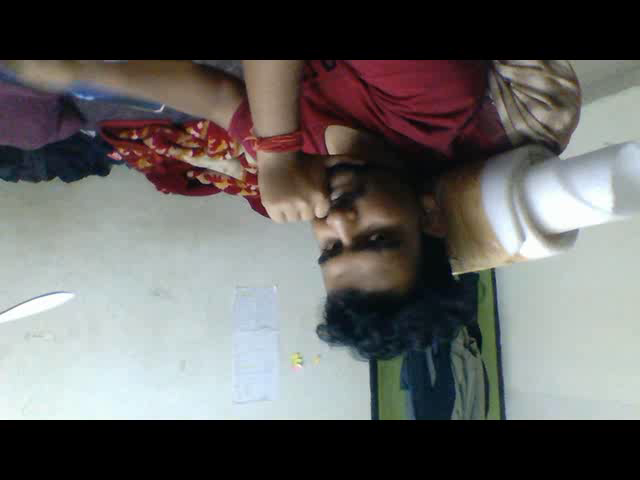
#> input picture frame 0 of output.avi, 640 x 480 px, given in place of the camera
$ jupyter execute Untitled.ipynb
#> lines starting #> are read from the running program, lines starting #| are printed output that depends on the picture; after the words box and inside, x2 and y2 are one past the last pixel; in counts of white or black regions, pixels touching at a corner belong together; pictures that were not available may be replaced by others from this repository, and a replacement may not be noted
[cell 1]
import cv2
import pandas
import numpy

[cell 2]
# Capturing the image

cap = cv2.VideoCapture(0)

# Define the codec and create VideoWriter object
fourcc = cv2.VideoWriter_fourcc(*'XVID')
out = cv2.VideoWriter('output.avi',fourcc, 20.0, (640,480))

while(cap.isOpened()):
    ret, frame = cap.read()
#> frame is the input picture: shape (480, 640, 3); mean B, G, R 98.7, 100.1, 101.1
    if ret==True:
        frame = cv2.flip(frame,0)
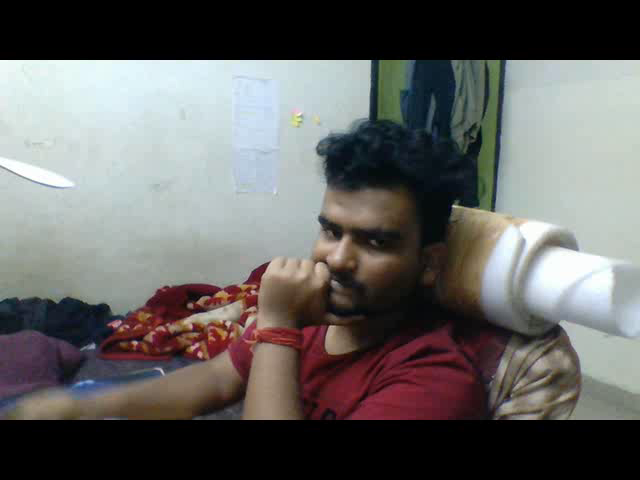
#> frame: shape (480, 640, 3); mean B, G, R 98.7, 100.1, 101.1

        # write the flipped frame
        out.write(frame)

        cv2.imshow('frame',frame)
        if cv2.waitKey(1) & 0xFF == ord('q'):
#> (key q is pressed here)
            break
    else:
        break

# Release everything if job is finished
cap.release()
out.release()
cv2.destroyAllWindows()

[cell 3]
cap = cv2.VideoCapture('output.mp4')
frame_width = int( cap.get(cv2.CAP_PROP_FRAME_WIDTH))

frame_height =int( cap.get( cv2.CAP_PROP_FRAME_HEIGHT))

fourcc = cv2.VideoWriter_fourcc('X','V','I','D')

out = cv2.VideoWriter("outpu.avi", fourcc, 5.0, (1280,720))

ret, frame1 = cap.read()
ret, frame2 = cap.read()
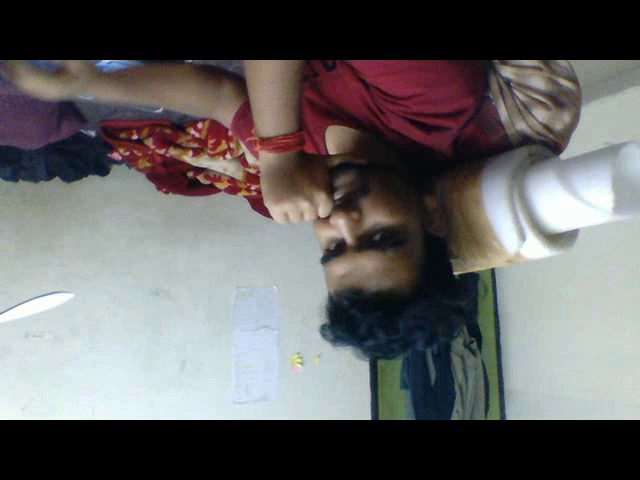
#> input picture frame 1 of output.avi, 640 x 480 px, given in place of output.mp4, which was not available
#> frame2 is the input picture: shape (480, 640, 3); mean B, G, R 100.3, 100.4, 101.5
print(frame1.shape)
#| (480, 640, 3)
while cap.isOpened():
    diff = cv2.absdiff(frame1, frame2)
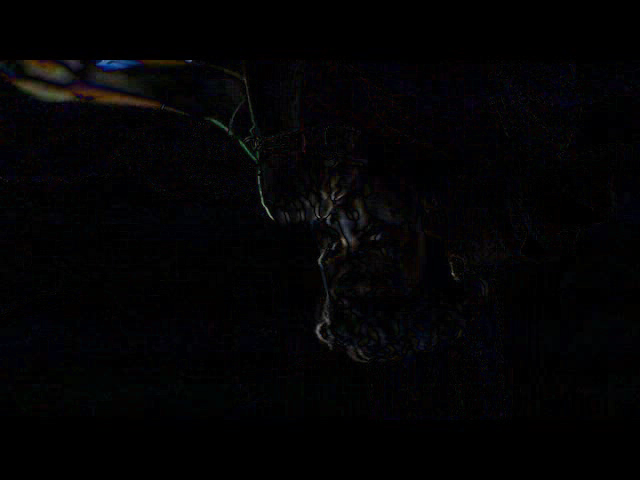
#> diff: shape (480, 640, 3); mean B, G, R 4.1, 3.1, 3.4
    gray = cv2.cvtColor(diff, cv2.COLOR_BGR2GRAY)
    blur = cv2.GaussianBlur(gray, (5,5), 0)
    _, thresh = cv2.threshold(blur, 20, 255, cv2.THRESH_BINARY)
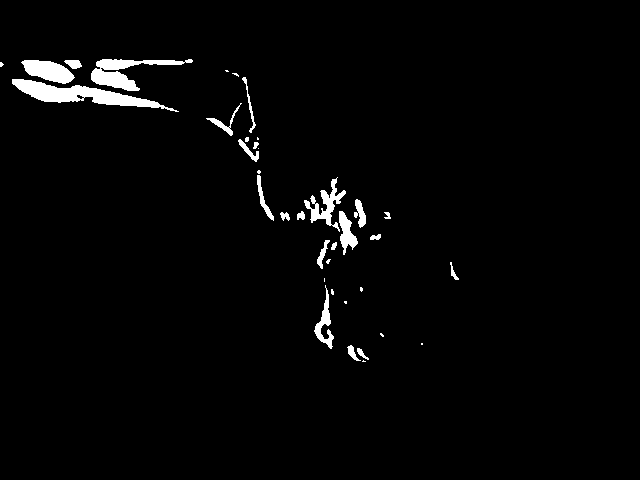
#> thresh: shape (480, 640); 2.3% white; 37 white regions (15 under 20 px), largest, box (x1, y1, x2, y2) and area: (12, 79, 179, 112) 1878, (91, 59, 193, 91) 1204, (21, 60, 75, 84) 801
    dilated = cv2.dilate(thresh, None, iterations=3)
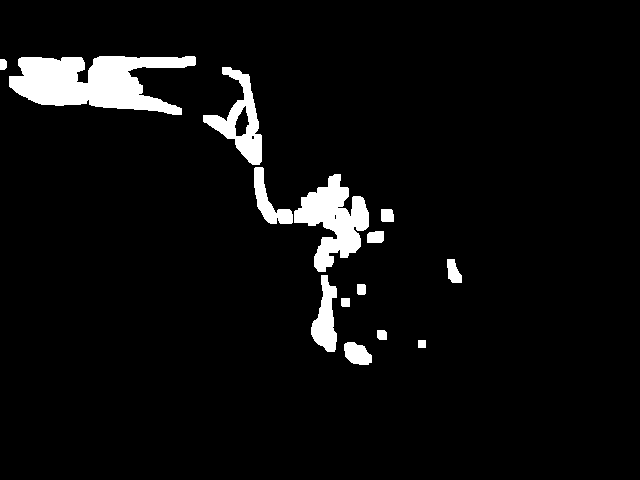
#> dilated: shape (480, 640); 5.2% white; 14 white regions
    contours, _ = cv2.findContours(dilated, cv2.RETR_TREE, cv2.CHAIN_APPROX_SIMPLE)
#> contours = 17 contours, 2 with area under 20; largest, box (x1, y1, x2, y2) and area: (9, 56, 196, 115) 6460, (294, 174, 369, 272) 3479, (203, 67, 262, 165) 2226, (311, 275, 337, 352) 1095, (254, 167, 293, 224) 802

    for contour in contours:
        (x, y, w, h) = cv2.boundingRect(contour)

        if cv2.contourArea(contour) < 900:
            continue
        cv2.rectangle(frame1, (x, y), (x+w, y+h), (0, 255, 0), 2)
        cv2.putText(frame1, "Status: {}".format('Movement'), (10, 20), cv2.FONT_HERSHEY_SIMPLEX,
                    1, (0, 0, 255), 3)
#> this loop made 17 passes
#> (x, y, w, h) on passes 1, 3, 4, 5, 6, 7, 8, 9, 10, 11, 12, 13: (344, 342, 28, 23), (377, 330, 10, 10), (341, 298, 9, 9), (357, 284, 9, 11), (311, 275, 26, 77), (447, 259, 15, 24), (367, 231, 17, 12), (381, 209, 13, 13), (294, 174, 75, 98), (334, 214, 3, 6), (254, 167, 39, 57), (203, 67, 59, 98)
#> (contour, x, y, w, h) on pass 2: ([[418, 340], [418, 347], [425, 347], [425, 340]], 418, 340, 8, 8)
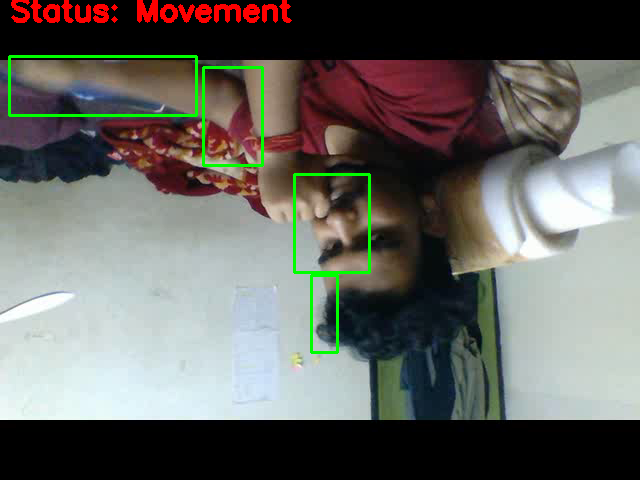
#> frame1: shape (480, 640, 3); 2.33% of pixels changed, all inside (x1, y1, x2, y2) = (8, 0, 371, 354)

    #cv2.drawContours(frame1, contours, -1, (0, 255, 0), 2)

    image = cv2.resize(frame1, (1280,720))
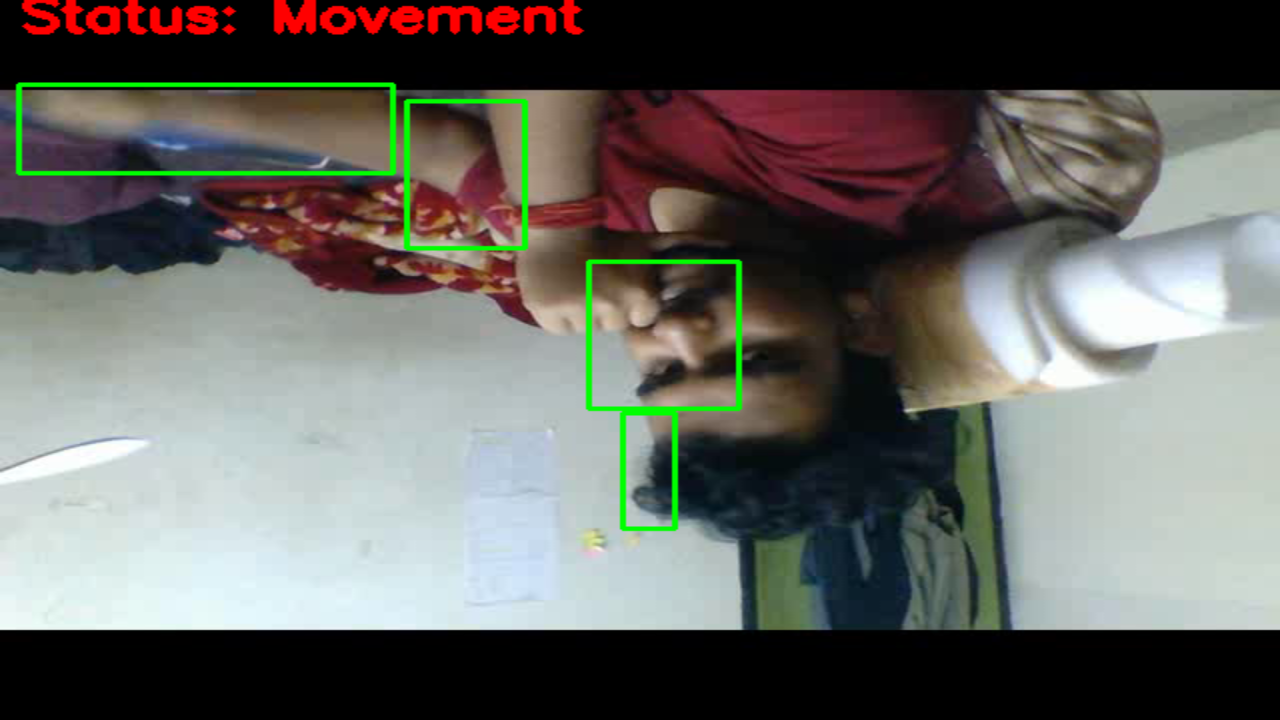
#> image: shape (720, 1280, 3); mean B, G, R 97.5, 102.3, 102.4
    out.write(image)
    cv2.imshow("feed", frame1)
    frame1 = frame2
    ret, frame2 = cap.read()

    if cv2.waitKey(40) == 27:
#> (key q is pressed here)
        break
cap.release()
out.release()
cv2.destroyAllWindows()

$ run again, starting later in the video
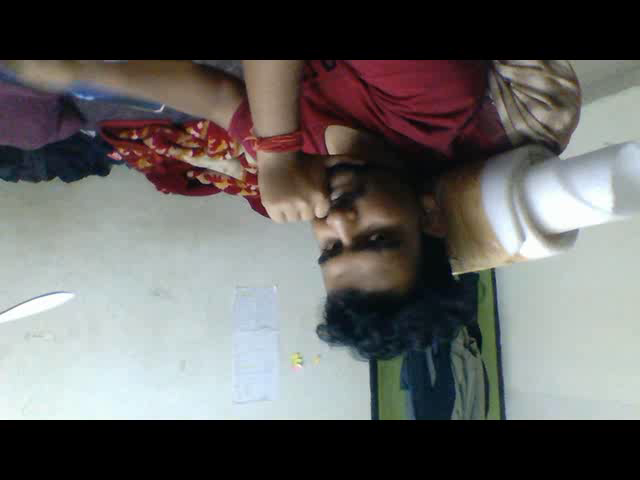
#> input picture frame 0 of output.avi, 640 x 480 px, given in place of the camera
#> frame is the input picture: shape (480, 640, 3); mean B, G, R 98.7, 100.1, 101.1
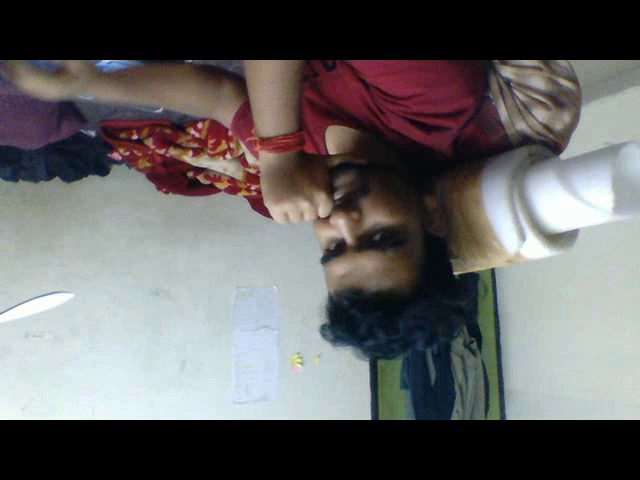
#> input picture frame 1 of output.avi, 640 x 480 px, given in place of output.mp4, which was not available
#> frame2 is the input picture: shape (480, 640, 3); mean B, G, R 100.3, 100.4, 101.5
#| (480, 640, 3)
#> thresh: shape (480, 640); 2.3% white; 37 white regions (15 under 20 px), largest, box (x1, y1, x2, y2) and area: (12, 79, 179, 112) 1878, (91, 59, 193, 91) 1204, (21, 60, 75, 84) 801
#> dilated: shape (480, 640); 5.2% white; 14 white regions
#> contours = 17 contours, 2 with area under 20; largest, box (x1, y1, x2, y2) and area: (9, 56, 196, 115) 6460, (294, 174, 369, 272) 3479, (203, 67, 262, 165) 2226, (311, 275, 337, 352) 1095, (254, 167, 293, 224) 802
#> the loop `for contour in contours:` made 17 passes
#> (x, y, w, h) on passes 1, 3, 4, 5, 6, 7, 8, 9: (344, 342, 28, 23), (377, 330, 10, 10), (341, 298, 9, 9), (357, 284, 9, 11), (311, 275, 26, 77), (447, 259, 15, 24), (367, 231, 17, 12), (381, 209, 13, 13)

$ run again, starting later in the video
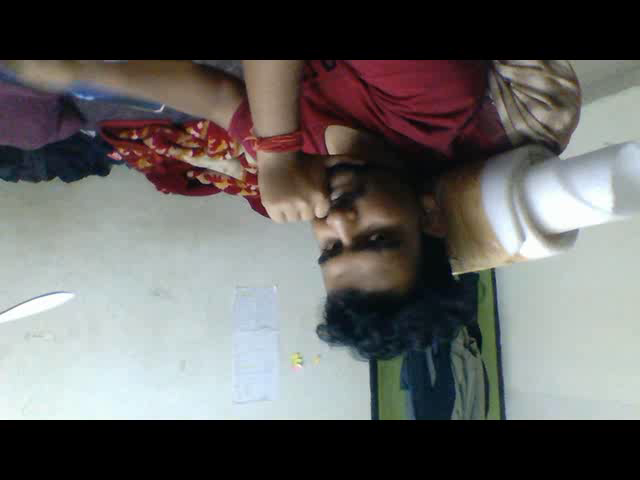
#> input picture frame 0 of output.avi, 640 x 480 px, given in place of the camera
#> frame is the input picture: shape (480, 640, 3); mean B, G, R 98.7, 100.1, 101.1
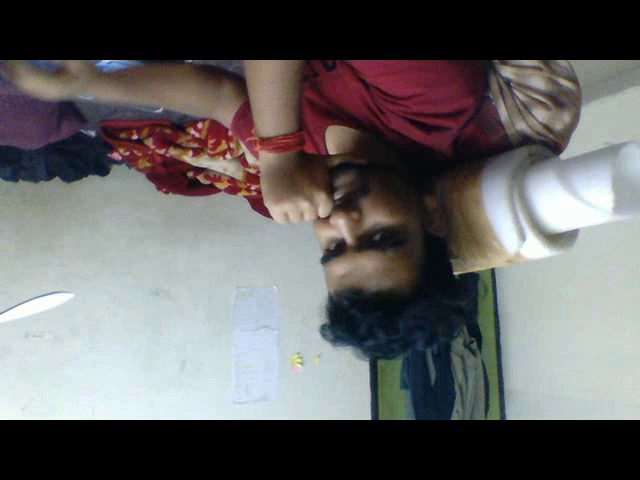
#> input picture frame 1 of output.avi, 640 x 480 px, given in place of output.mp4, which was not available
#> frame2 is the input picture: shape (480, 640, 3); mean B, G, R 100.3, 100.4, 101.5
#| (480, 640, 3)
#> thresh: shape (480, 640); 2.3% white; 37 white regions (15 under 20 px), largest, box (x1, y1, x2, y2) and area: (12, 79, 179, 112) 1878, (91, 59, 193, 91) 1204, (21, 60, 75, 84) 801
#> dilated: shape (480, 640); 5.2% white; 14 white regions
#> contours = 17 contours, 2 with area under 20; largest, box (x1, y1, x2, y2) and area: (9, 56, 196, 115) 6460, (294, 174, 369, 272) 3479, (203, 67, 262, 165) 2226, (311, 275, 337, 352) 1095, (254, 167, 293, 224) 802
#> the loop `for contour in contours:` made 17 passes
#> (x, y, w, h) on passes 1, 3, 4, 5, 6, 7, 8, 9: (344, 342, 28, 23), (377, 330, 10, 10), (341, 298, 9, 9), (357, 284, 9, 11), (311, 275, 26, 77), (447, 259, 15, 24), (367, 231, 17, 12), (381, 209, 13, 13)
